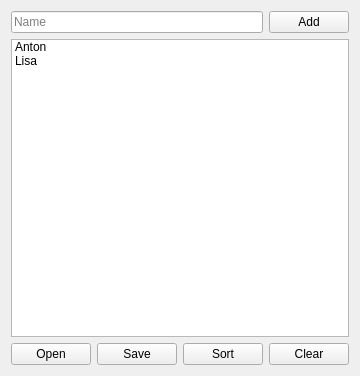
<?xml version="1.0" encoding="UTF-8"?>
<ui version="4.0">
 <class>MainWindow</class>
 <widget class="QWidget" name="MainWindow">
  <property name="geometry">
   <rect>
    <x>0</x>
    <y>0</y>
    <width>337</width>
    <height>376</height>
   </rect>
  </property>
  <property name="windowTitle">
   <string>MainWindow</string>
  </property>
  <layout class="QVBoxLayout" name="verticalLayout">
   <item>
    <layout class="QHBoxLayout" name="horizontalLayout">
     <item>
      <widget class="QLineEdit" name="leditName">
       <property name="placeholderText">
        <string>Name</string>
       </property>
      </widget>
     </item>
     <item>
      <widget class="QPushButton" name="buttonAdd">
       <property name="text">
        <string>Add</string>
       </property>
      </widget>
     </item>
    </layout>
   </item>
   <item>
    <widget class="QListWidget" name="listNames">
     <item>
      <property name="text">
       <string>Anton</string>
      </property>
     </item>
     <item>
      <property name="text">
       <string>Lisa</string>
      </property>
     </item>
    </widget>
   </item>
   <item>
    <layout class="QHBoxLayout" name="horizontalLayout_2">
     <item>
      <widget class="QPushButton" name="buttonOpen">
       <property name="text">
        <string>Open</string>
       </property>
      </widget>
     </item>
     <item>
      <widget class="QPushButton" name="buttonSave">
       <property name="text">
        <string>Save</string>
       </property>
      </widget>
     </item>
     <item>
      <widget class="QPushButton" name="buttonSort">
       <property name="text">
        <string>Sort</string>
       </property>
      </widget>
     </item>
     <item>
      <widget class="QPushButton" name="buttonClear">
       <property name="text">
        <string>Clear</string>
       </property>
      </widget>
     </item>
    </layout>
   </item>
  </layout>
 </widget>
 <resources/>
 <connections/>
</ui>
